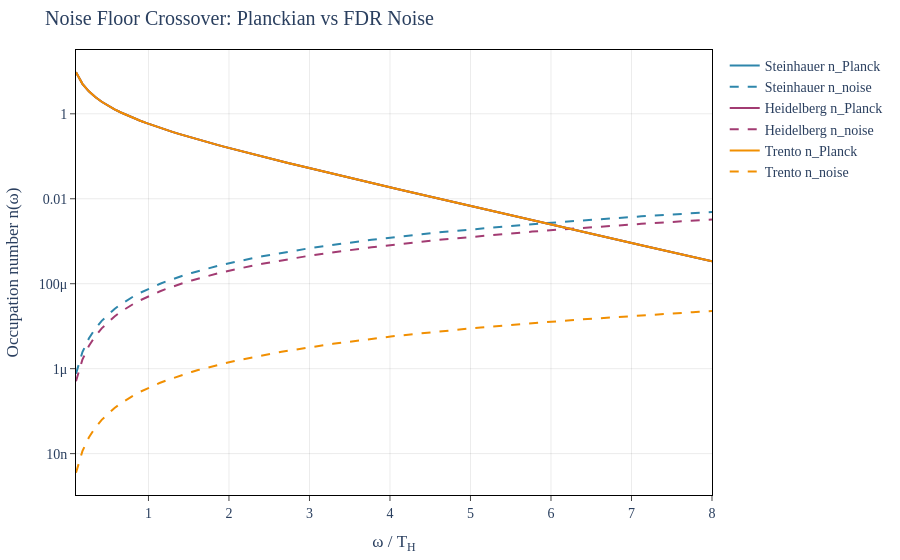

The notebook cell this image was saved under:
### Markdown cell above
## 6. Noise Floor Crossover

The FDR noise floor $n_{\text{noise}} = \frac{1}{2} \delta_k$ crosses above the Planckian occupation at a critical frequency $\omega_{\text{cross}}$. Above this frequency, the quantum noise from dissipation dominates the thermal Hawking signal.

### Code cell
# viz-ref: fig_noise_floor_crossover

fig = go.Figure()

for name, platform in platforms.items():
    spec = compute_spectrum(platform, omega_min=0.1, omega_max_factor=8.0, n_points=100)
    T_H = platform.T_H

    omega_over_TH = spec.omega_array / T_H
    n_planck = np.array([p.n_planck for p in spec.points])
    n_noise = np.array([p.n_noise for p in spec.points])

    fig.add_trace(
        go.Scatter(
            x=omega_over_TH,
            y=n_planck,
            mode="lines",
            name=f"{name} n_Planck",
            line=dict(color=PLATFORM_COLORS[name], width=2),
        )
    )
    fig.add_trace(
        go.Scatter(
            x=omega_over_TH,
            y=n_noise,
            mode="lines",
            name=f"{name} n_noise",
            line=dict(color=PLATFORM_COLORS[name], width=2, dash="dash"),
        )
    )

apply_layout(
    fig,
    title="Noise Floor Crossover: Planckian vs FDR Noise",
    xaxis_title="\u03c9 / T<sub>H</sub>",
    yaxis_title="Occupation number n(\u03c9)",
)
fig.update_yaxes(type="log")
fig.show()
